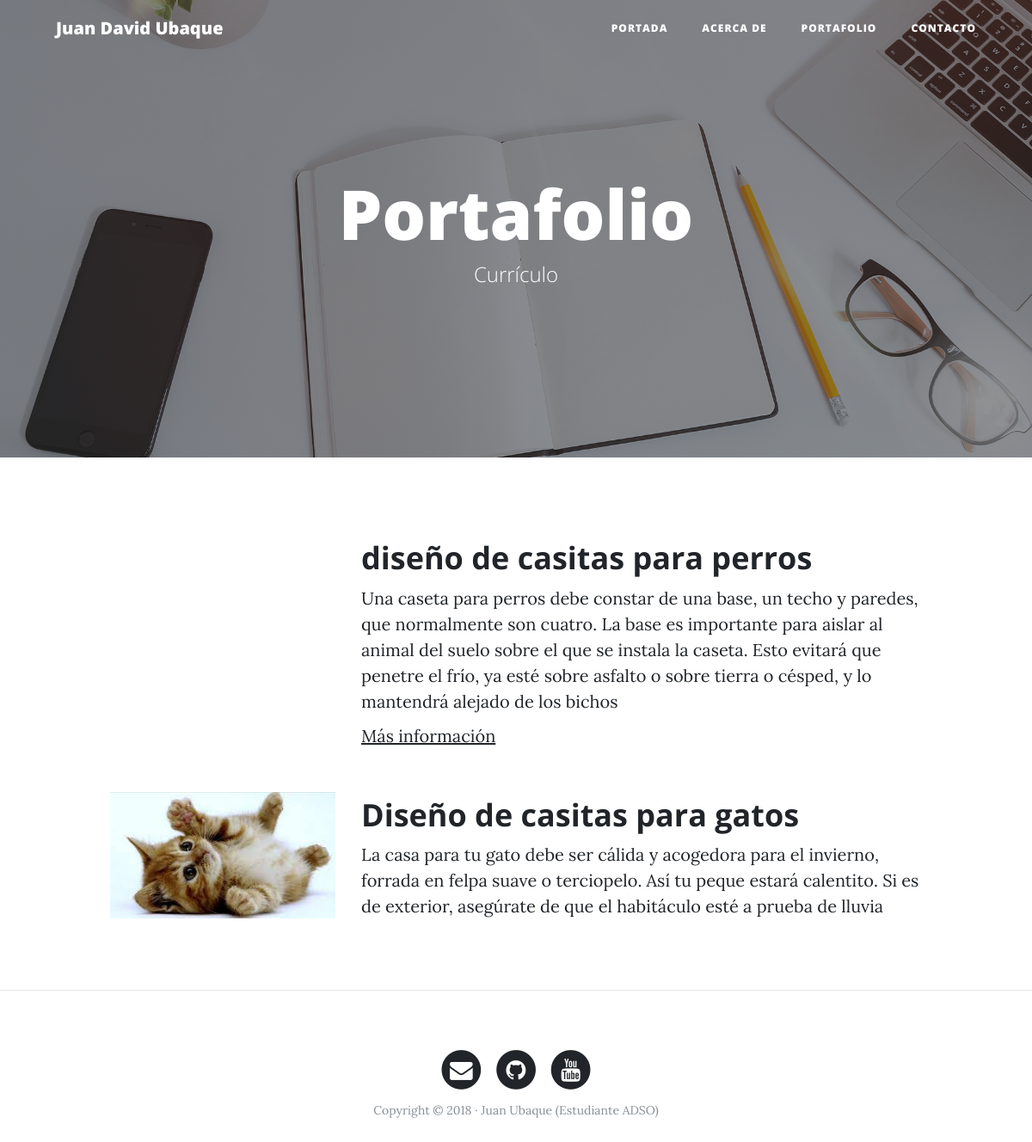
The page /portfolio/ on the database its author committed.
### portfolio/models.py (models this page shows, shortened)
class Project(models.Model):
    title = models.CharField (max_length=200 , verbose_name="Titulo")
    description = models.TextField( verbose_name="Descripcion")
    image = models.ImageField ( verbose_name="Imagen",upload_to="projects") #upload_to le dice en que carpeta guarga los media
    created = models.DateTimeField (auto_now_add=True, verbose_name="Fecha-Creacion")
    updated = models.DateTimeField (auto_now=True,verbose_name="Fecha-Edicion")
    link = models.URLField (blank=True,null=True)
    class Meta:
        verbose_name = "Proyecto"
        verbose_name_plural = "Proyectos" #nombre en admin en plural
        ordering = ["-created"]  #para ordenar los campos en el admin

### portfolio/views.py (the view)
# urls.py: path('portfolio/',portfolio_views.portfolio,name="portfolio"),
def portfolio (request):
    projects = Project.objects.all() #devuleve todos losobjetos del projecto
    return  render (request,'Tportfolio/portfolio.html',{'projects':projects})

### portfolio/templates/Tportfolio/portfolio.html (shortened to what this page needs)
{% extends 'Tcore/base.html' %}
{% block background %}
    {% load static %}
    {% static 'Tcore/img/portfolio-bg.jpg' %}
{% endblock  %}
{% block headers %}
    <h1>Portafolio</h1>
    <span class="subheading">Currículo</span>
{% endblock  %}
{% block content %}
	{% for project in projects %}
	<div class="row project">
		<div class="col-lg-3 col-md-4 offset-lg-1">
			<img class="img-fluid" src="{{ project.image.url }}" alt="">
		</div>
		<div class="col-lg-7 col-md-8">
			<h2 class="section-heading title">{{ project.title }}</h2>
			<p>{{ project.description }}</p>
			{% if project.link %}
				<p><a href="{{project.link}}">Más información</a></p>
			{% endif %}
		</div>
	</div>
		{% endfor %}
{% endblock  %}

### core/templates/Tcore/base.html (shortened to what this page needs)
<!DOCTYPE html>
<html lang="es">
<head>
    {% load static %}
    <link href="{% static 'Tcore/vendor/bootstrap/css/bootstrap.min.css' %}" rel="stylesheet">
    <link href="{% static 'Tcore/vendor/font-awesome/css/font-awesome.min.css' %} " rel="stylesheet" type="text/css">
    <link href="{% static 'Tcore/css/clean-blog.min.css' %}" rel="stylesheet">
</head>
<body>
    <nav class="navbar navbar-expand-lg navbar-light fixed-top" id="mainNav">
        <div class="container">
            <a class="navbar-brand" href="{% url 'home' %}">Juan David Ubaque</a>
            <div class="collapse navbar-collapse" id="navbarResponsive">
                <ul class="navbar-nav ml-auto">
                    <li class="nav-item">
                        <a class="nav-link" href="{% url 'home' %}">Portada</a>
                    </li>
                    <li class="nav-item">
                        <a class="nav-link" href="{% url 'about' %}">Acerca de</a>
                    </li>
                    <li class="nav-item">
                        <a class="nav-link" href="{% url 'portfolio' %}">Portafolio</a>
                    </li>
                    <li class="nav-item">
                        <a class="nav-link" href="{% url 'contact' %}">Contacto</a>
                    </li>
                </ul>
            </div>
        </div>
    </nav>
    <header class="masthead" style="background-image: url({% block background %} {% endblock  %})">
        <div class="overlay"></div>
        <div class="container">
            <div class="row">
                <div class="col-lg-8 col-md-10 mx-auto">
                    <div class="site-heading">
                        {% block headers %} {% endblock  %}
                    </div>
                </div>
            </div>
        </div>
    </header>
    <div class="container">
    <div class="row">
        {% block content %}
        {% endblock  %}
    </div>
    </div>
    {% if request.path != "/" %} <hr> {% endif %}
    <footer>
        <div class="container">
            <div class="row">
                <div class="col-lg-8 col-md-10 mx-auto">
                    <ul class="list-inline text-center">
                        <li class="list-inline-item">
                            <a href="#">
                                <span class="fa-stack fa-lg">
                                    <i class="fa fa-circle fa-stack-2x"></i>
                                    <i class="fa fa-envelope fa-stack-1x fa-inverse"></i>
                                </span>
                            </a>
                        </li>
                        <li class="list-inline-item">
                            <a href="https://github.com/">
                                <span class="fa-stack fa-lg">
                                    <i class="fa fa-circle fa-stack-2x"></i>
                                    <i class="fa fa-github fa-stack-1x fa-inverse"></i>
                                </span>
                            </a>
                        </li>
                        <li class="list-inline-item">
                            <a href="#">
                                <span class="fa-stack fa-lg">
                                    <i class="fa fa-circle fa-stack-2x"></i>
                                    <i class="fa fa-youtube fa-stack-1x fa-inverse"></i>
                                </span>
                            </a>
                        </li>
                    </ul>
                    <p class="copyright text-muted">Copyright &copy; 2018 · Juan Ubaque (Estudiante ADSO) </p>
                </div>
            </div>
        </div>
    </footer>
</body>
</html>

### rows shown on the page
Project: title "diseño de casitas para perros", description "Una caseta para perros debe constar de una base, un techo y paredes, que normalmente son cuatro. La base es importante para aislar al animal del suelo sobre el que se instala la caseta. Esto evitará que penetre el frío, ya esté sobre asfalto o sobre tierra o césped, y lo mantendrá alejado de los bichos"
Project: image (picture), title "Diseño de casitas para gatos", description "La casa para tu gato debe ser cálida y acogedora para el invierno, forrada en felpa suave o terciopelo. Así tu peque estará calentito. Si es de exterior, asegúrate de que el habitáculo esté a prueba de lluvia"
